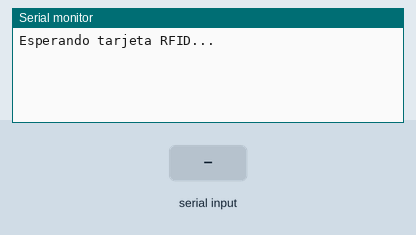
Recording of a sketch running on a simulated Arduino Uno, built with avr-gcc and run on an emulated ATmega328P. Shown: the last lines printed to the serial monitor. The test bench sets the inputs (shaded band).

Above: at 1.2 s.
1.3 s: "1\n" received over the second serial link
At 2.3 s:
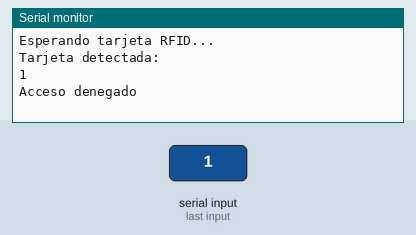
2.8 s: "0\n" received over the second serial link
At 3.5 s:
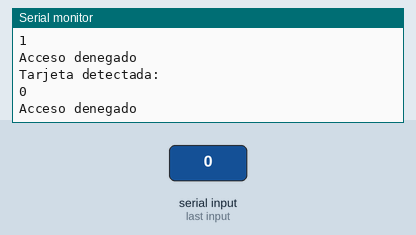
4.3 s: "2\n" received over the second serial link
At 5.8 s:
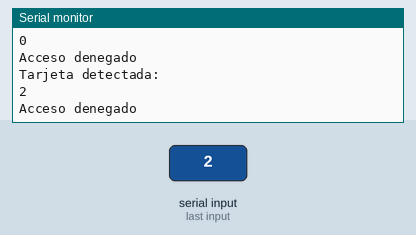

The sketch:

RFID_Accesos.ino
```cpp
#include <SoftwareSerial.h>

// Configura el puerto serial en los pines RX y TX
SoftwareSerial rfidSerial(10, 11); // RX, TX

// Define los IDs permitidos en un arreglo
String allowedIds[] = {"50008FAF3949"};
const int numAllowedIds = sizeof(allowedIds) / sizeof(allowedIds[0]);

// Variable para acumular los datos de la tarjeta
String rfidData = "";

void setup() {
  // Inicia la comunicación serial con la computadora
  Serial.begin(9600);

  // Inicia la comunicación con el módulo RFID
  rfidSerial.begin(9600);

  Serial.println("Esperando tarjeta RFID...");
}

void loop() {
  // Verifica si hay datos disponibles en el lector RFID
  while (rfidSerial.available() > 0) {
    char readChar = (char)rfidSerial.read();

    // Filtrar caracteres no válidos
    if (isHexadecimalDigit(readChar)) { // Solo aceptamos caracteres hexadecimales
      rfidData += readChar;
    } else if (readChar == '\n' || readChar == '\r') {  // Fin del ID detectado
      if (rfidData.length() > 0) {
        Serial.println("Tarjeta detectada:");
        Serial.println(rfidData);

        // Verifica si el ID de la tarjeta está en el arreglo de IDs permitidos
        bool accessGranted = false;
        for (int i = 0; i < numAllowedIds; i++) {
          if (rfidData == allowedIds[i]) {
            accessGranted = true;
            break;
          }
        }

        // Muestra el mensaje correspondiente
        if (accessGranted) {
          Serial.println("Acceso concedido");

        }
        else {
          Serial.println("Acceso denegado");
        }

        // Limpia rfidData para la próxima lectura
        rfidData = "";
      }
    }
  }


}

// // Verificar si el botón ha cambiado de estado
  // if (currentButtonState == LOW && lastButtonState == HIGH) {
  //   // Alternar el estado de la salida
  //   outputState = !outputState;

  //   // Mover el servo según el estado de salida
  //   if (outputState) {
  //     myServo.write(90);      // Mover el servo a 90 grados
  //   } else {
  //     myServo.write(0);       // Regresar el servo a 0 grados
  //   }

  //   Serial.print("Estado del Servo (0: 0 grados, 1: 90 grados): ");
  //   Serial.println(outputState);

  //   delay(50);  // Evitar rebotes del botón
  // }

  // // Actualizar el estado anterior del botón
  // lastButtonState = currentButtonState;
```

Measured:
- after the input at 1.3 s, the serial monitor: prints a new line at once (image 1)
- after the input at 2.8 s, the serial monitor: prints a new line at once (image 2)
- after the input at 4.3 s, the serial monitor: prints a new line at once (image 3)
